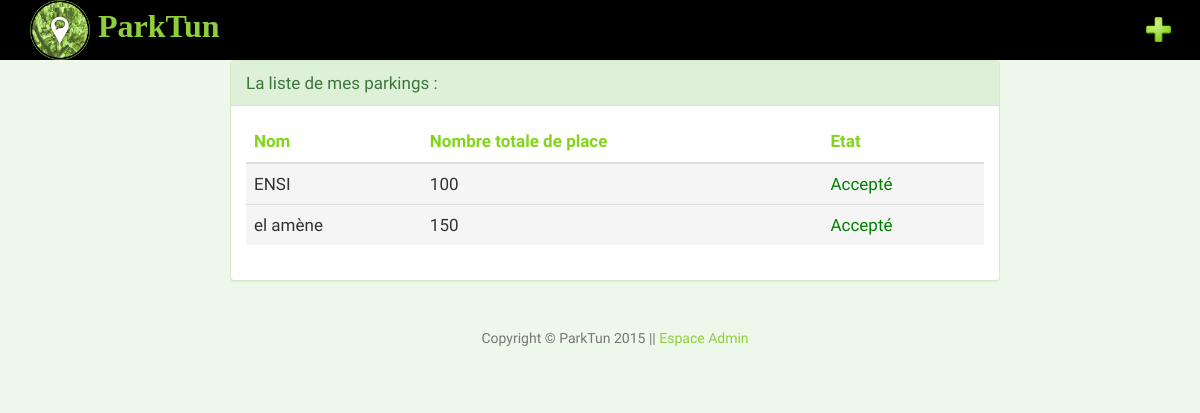
Before: /car/my_parking_list/ (signed in) with the older database file.
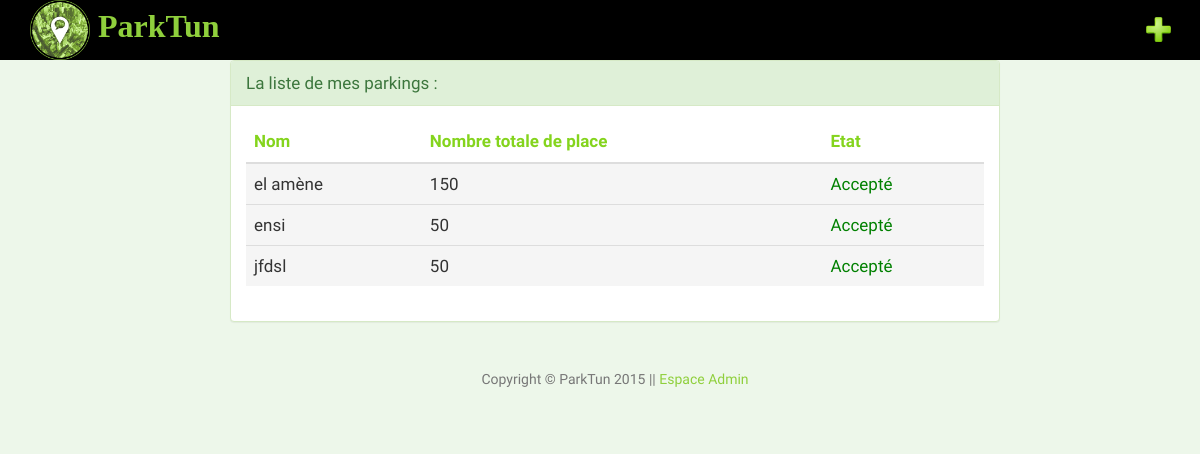
After: the same page with the newer database file.
### car/models.py (models this page shows)
class parking(models.Model):
	namepark    =models.CharField(max_length = 128)
	proprietaire=models.ForeignKey(owner)
	nbrplace    =models.IntegerField(default=0,validators=[MinValueValidator(0),MaxValueValidator(10000)])
	place       =models.CharField(max_length=200)     # adresse
	position    =GeopositionField()
	telephone   = models.CharField(max_length = 8)
	prix    =models.IntegerField(default=0,validators=[MinValueValidator(0), MaxValueValidator(500000)])
	accept      = models.BooleanField(default=False)
	nbplacevide  =models.IntegerField(default=0)

### car/views.py (the view)
@login_required
def list_park_owner(request):
	context   =  RequestContext(request)
	if request.user is not None:
		ownercon = owner.objects.get(username=request.user.username)
	list_park=parking.objects.filter(proprietaire=ownercon)
	return render_to_response('car/list_parking.html',{'list_park':list_park},context)

### template/car/list_parking.html (shortened to what this page needs)
{% extends 'car/base.html' %}
{% block body_block %}
<div class="span2"></div>
<div class="span8">
<div class="hero-unit">
	{% if list_park %}
<div class="panel panel-success">
  <div class="panel-heading">La liste de mes parkings :</div>
 <div class="panel-body">
<table class="table">
    <thead>
        <tr>
            <th><font  color="#84D41D">Nom</font></th>
            <th><font  color="#84D41D">Nombre totale de place</font></th>
            <th><font color="#84D41D">Etat</font></th>
        </tr>
    </thead>
<tbody>
{% for parking in list_park %}
        <tr class="active">
            <td>{{ parking.namepark }}</td>
            <td> {{ parking.nbrplace }}</td>
            <td>{% if parking.accept %}
<font color="green"> Accepté </font><br>
{% else %}
<font color="red"> En attente </font><br>
{% endif %}</td>
        </tr>
{% endfor %}
</tbody>
</table>
	{% else %}
	<div class="span9">
	<h1>vous n'avez auccun parking ! </h1>
	<p > si vous voulez ajouter un parking<a href="/car/add_parking"><font size ="2" color="#84D41D"> cliquer ici </font></p>
	</div>
	{% endif %}
</div></div></div></div>
<div class="span2"></div> </div> </div>
{% endblock %}

### template/car/base.html (shortened to what this page needs)
<!DOCTYPE html>
{% load static %}
<html>
    <head>
   <link href="{% static 'css/bootstrap.min.css' %}" rel="stylesheet">
    <link href="{% static 'css/stylish-portfolio.css' %}" rel="stylesheet">
    <link href="{% static 'css/font-awesome.min.css' %}" rel="stylesheet" type="text/css">
     <link href="{% static 'css/font-awesome.css' %}" rel="stylesheet">
<link href="{% static 'css/agency.css' %}" rel="stylesheet">
<link href="{% static 'css/main.css' %}" rel="stylesheet">
   <link href="{% static 'css/animate.css' %}" rel="stylesheet" >
    <link href="{% static 'css/bootstrap-responsive.css' %}" rel="stylesheet">
</head>
<body style="background-color : #EDF7EA;" >
<header style="background-color:black" id="navbar navbar-default navbar-fixed-top " role="navigation">
<div class="container">
<div class="navbar-header">
	<a class="brand " href="/car/">
<font size="6" color="#8FCF3C"><i class="fa fa-clock"><img src="{% static 'img/icon.png' %}" style="height: 60px; width:60px;" />
<b>ParkTun</b> </i> </font></a>
</div>
</div>
</header>
    <nav id="sidebar-wrapper">
        <ul class="sidebar-nav">
<a id="menu-toggle" href="#" class="btn btn-dark btn-lg toggle"><img src="{% static 'img/home.png' %}" style="height: 25px;width:25px ;"/></a>
        </ul>
    </nav>
      {% block body_block %}
{% endblock %}
<div class="span12">
<footer style="background-color : #EDF7EA; bottom: 0;">
                    <p class="text-muted" >Copyright &copy; ParkTun 2015 ||  <a href="/admin/"><font color="#8FCF3C">Espace Admin </font> </a></p>
    </footer>
</div>
</body>
</html>

### static/css/stylish-portfolio.css (style rules this page uses)
html, body { width: 100%; height: 100%; }
body { font-family: "Source Sans Pro","Helvetica Neue",Helvetica,Arial,sans-serif; }
.btn-dark { border-radius: 0; color: #fff; background-color: rgba(0,0,0,0.4); }
#sidebar-wrapper { z-index: 1000; position: fixed; right: 0; width: 250px; height: 100%; margin-right: -250px; overflow-y: auto; background: #222; -webkit-transition: all 0.4s ease 0s; -moz-transition: all 0.4s ease 0s; -ms-transition: all 0.4s ease 0s; -o-transition: all 0.4s ease 0s; transition: all 0.4s ease 0s; }
.sidebar-nav { position: absolute; top: 0; width: 250px; margin: 0; padding: 0; list-style: none; }
#menu-toggle { z-index: 1; position: fixed; top: 0; right: 0; }
.toggle { margin: 5px 5px 0 0; }
footer { padding: 100px 0; }

### static/css/agency.css (style rules this page uses)
body { overflow-x: hidden; font-family: "Roboto Slab","Helvetica Neue",Helvetica,Arial,sans-serif; }
.text-muted { color: #777; }
p { font-size: 14px; line-height: 1.75; }
a, a:hover, a:focus, a:active, a.active { outline: 0; }
a { color: #fed136; }
header { text-align: center; color: #fff; background-attachment: scroll; background-image: url(../img/header-bg.jpg); background-position: center center; background-repeat: none; -webkit-background-size: cover; -moz-background-size: cover; background-size: cover; -o-background-size: cover; }
footer { padding: 25px 0; text-align: center; }
body { webkit-tap-highlight-color: #fed136; }

### static/css/main.css (style rules this page uses)
body { font-family: 'Dosis', sans-serif; font-size: 17px; }
.btn { border-radius: 0; font-family: 'Yanone Kaffeesatz','sans-serif'; font-size: 20px; padding: 9px 23px; }
a { -webkit-transition: 300ms; -moz-transition: 300ms; -o-transition: 300ms; transition: 300ms; }

Changed rows visible on the page:
removed parking: namepark "ENSI", nbrplace "100", accept "Accepté"
added parking: namepark "ensi", nbrplace "50", accept "Accepté"
added parking: namepark "jfdsl", nbrplace "50", accept "Accepté"
